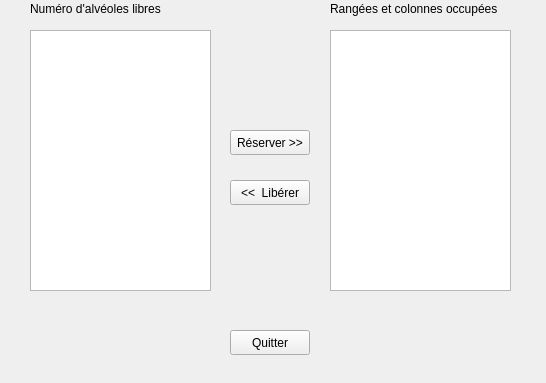
<?xml version="1.0" encoding="UTF-8"?>
<ui version="4.0">
 <class>TestAlveolesLibres</class>
 <widget class="QWidget" name="TestAlveolesLibres">
  <property name="geometry">
   <rect>
    <x>0</x>
    <y>0</y>
    <width>546</width>
    <height>383</height>
   </rect>
  </property>
  <property name="windowTitle">
   <string>TestAlveolesLibres</string>
  </property>
  <widget class="QListWidget" name="listWidgetAlveolesLibres">
   <property name="geometry">
    <rect>
     <x>30</x>
     <y>30</y>
     <width>181</width>
     <height>261</height>
    </rect>
   </property>
  </widget>
  <widget class="QPushButton" name="pushButtonReserver">
   <property name="geometry">
    <rect>
     <x>230</x>
     <y>130</y>
     <width>80</width>
     <height>25</height>
    </rect>
   </property>
   <property name="text">
    <string>Réserver &gt;&gt;</string>
   </property>
  </widget>
  <widget class="QPushButton" name="pushButtonLiberer">
   <property name="geometry">
    <rect>
     <x>230</x>
     <y>180</y>
     <width>80</width>
     <height>25</height>
    </rect>
   </property>
   <property name="text">
    <string>&lt;&lt;  Libérer</string>
   </property>
  </widget>
  <widget class="QListWidget" name="listWidgetAlveolesOccuppees">
   <property name="geometry">
    <rect>
     <x>330</x>
     <y>30</y>
     <width>181</width>
     <height>261</height>
    </rect>
   </property>
  </widget>
  <widget class="QPushButton" name="pushButtonQuitter">
   <property name="geometry">
    <rect>
     <x>230</x>
     <y>330</y>
     <width>80</width>
     <height>25</height>
    </rect>
   </property>
   <property name="text">
    <string>Quitter</string>
   </property>
  </widget>
  <widget class="QLabel" name="label">
   <property name="geometry">
    <rect>
     <x>30</x>
     <y>0</y>
     <width>151</width>
     <height>17</height>
    </rect>
   </property>
   <property name="text">
    <string>Numéro d'alvéoles libres</string>
   </property>
  </widget>
  <widget class="QLabel" name="label_2">
   <property name="geometry">
    <rect>
     <x>330</x>
     <y>0</y>
     <width>181</width>
     <height>17</height>
    </rect>
   </property>
   <property name="text">
    <string>Rangées et colonnes occupées</string>
   </property>
  </widget>
 </widget>
 <layoutdefault spacing="6" margin="11"/>
 <resources/>
 <connections>
  <connection>
   <sender>pushButtonQuitter</sender>
   <signal>clicked()</signal>
   <receiver>TestAlveolesLibres</receiver>
   <slot>close()</slot>
   <hints>
    <hint type="sourcelabel">
     <x>249</x>
     <y>345</y>
    </hint>
    <hint type="destinationlabel">
     <x>198</x>
     <y>342</y>
    </hint>
   </hints>
  </connection>
 </connections>
</ui>
